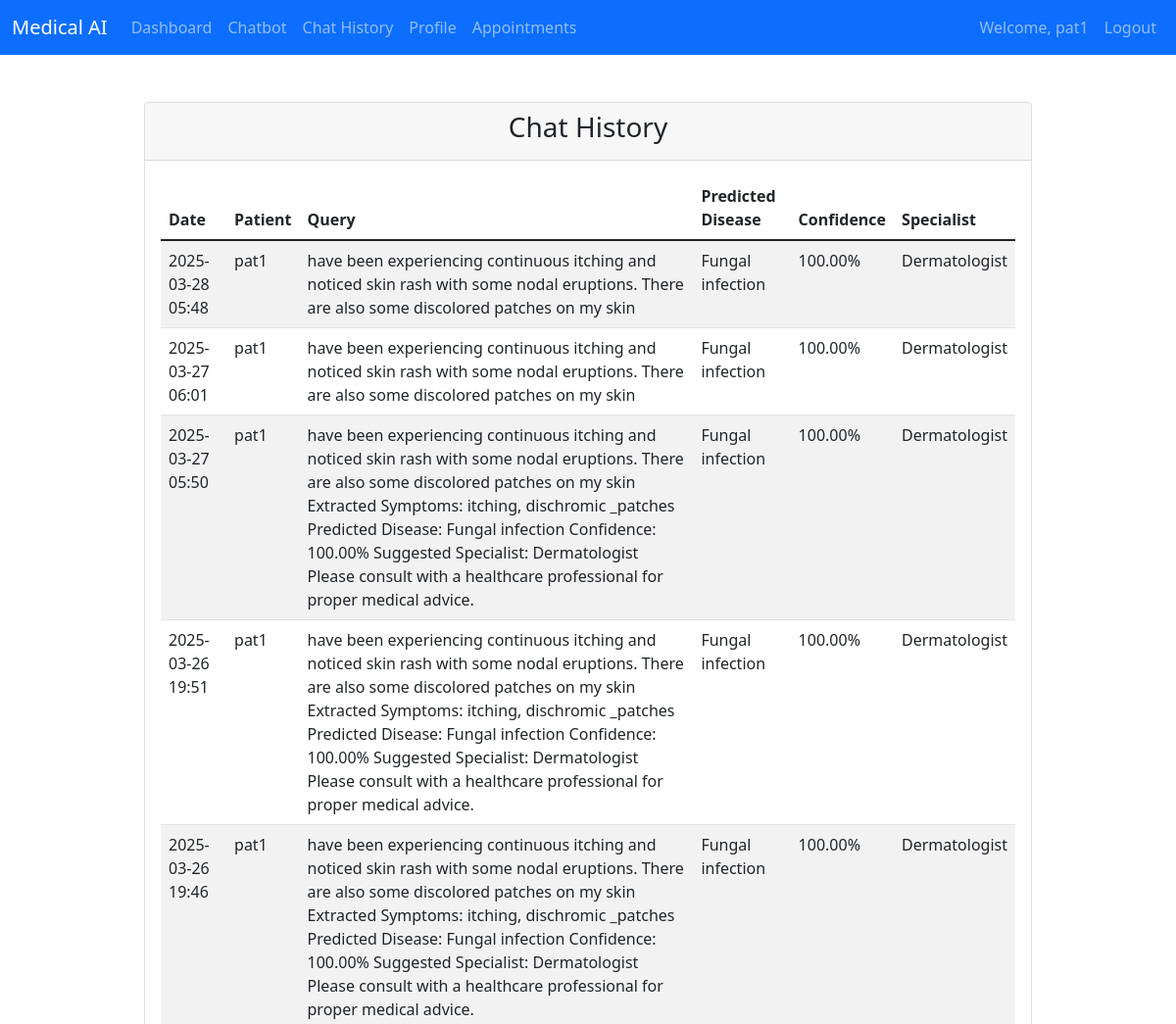
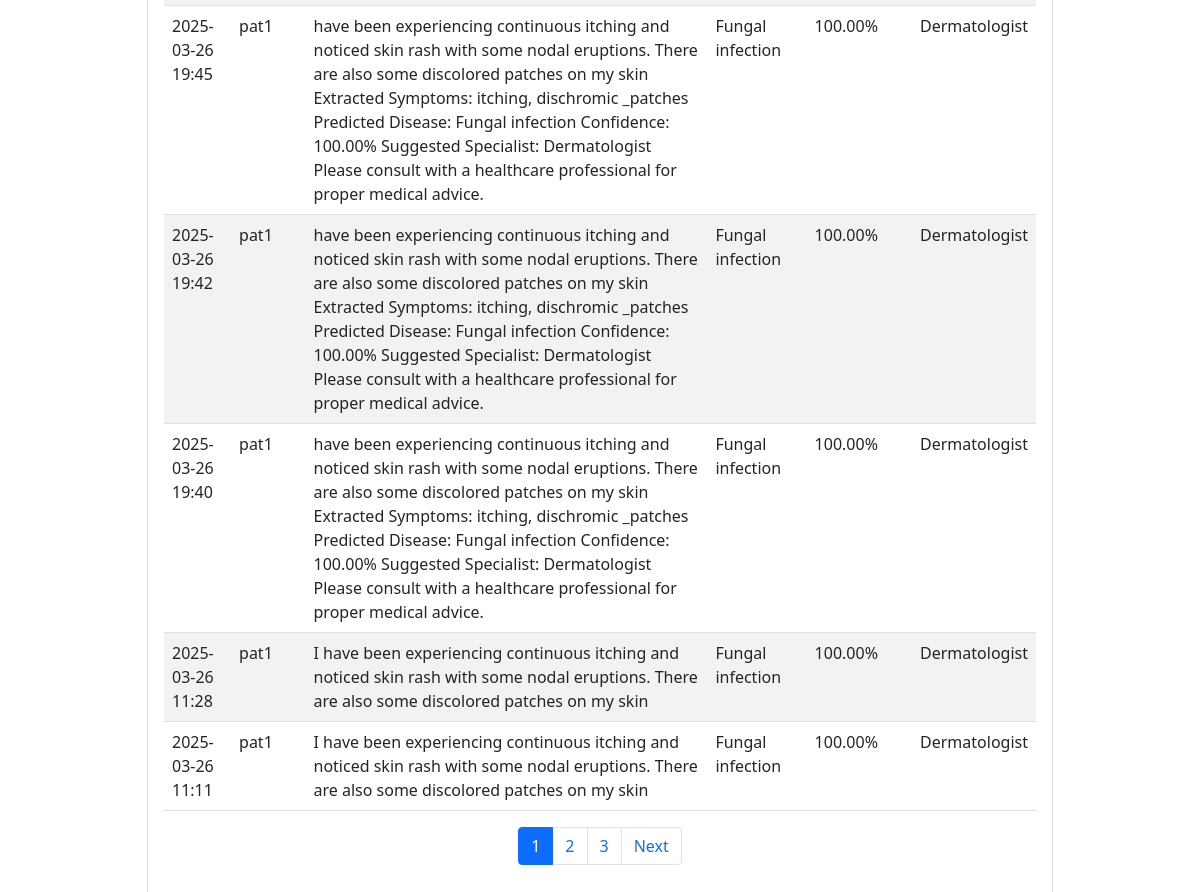
The app's page /chatbot/chat/history/ (signed in), older data (2 pictures, top to bottom).
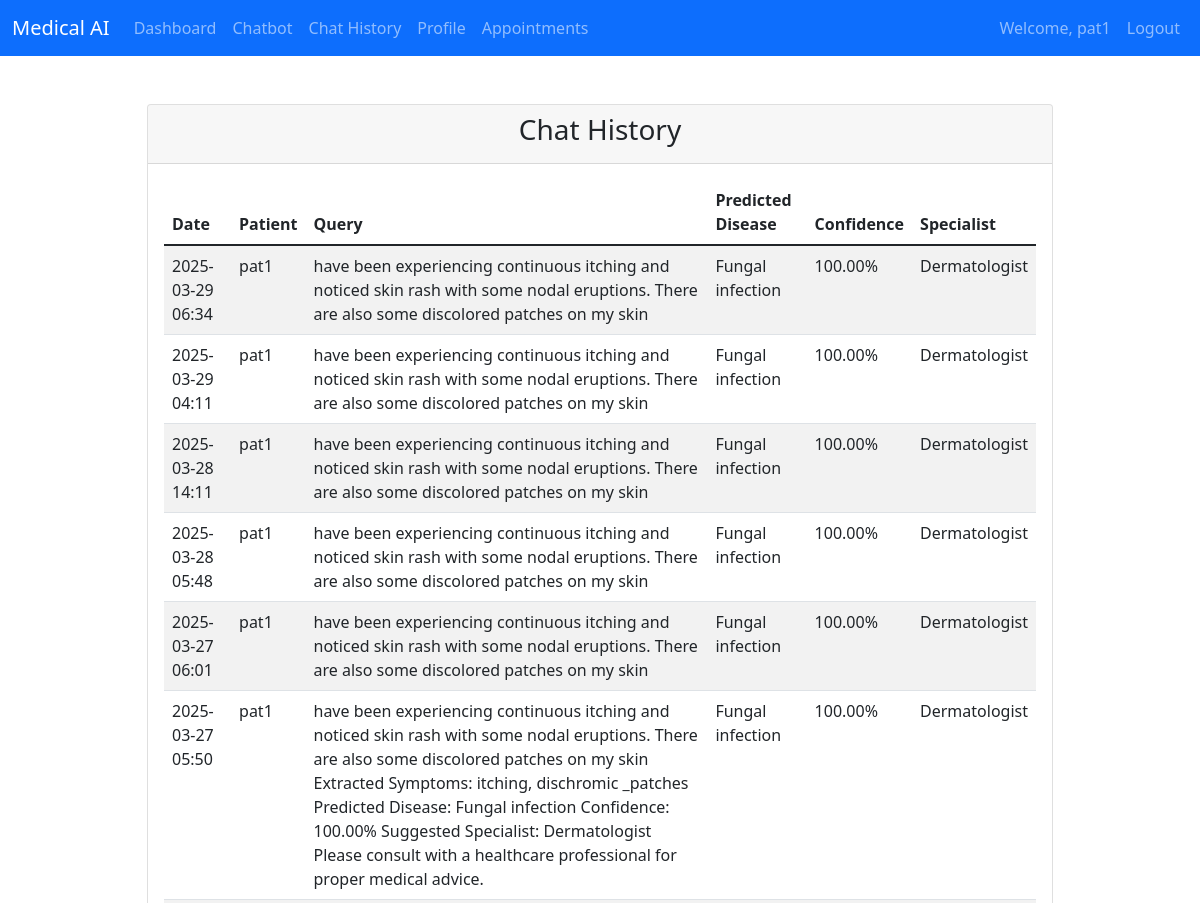
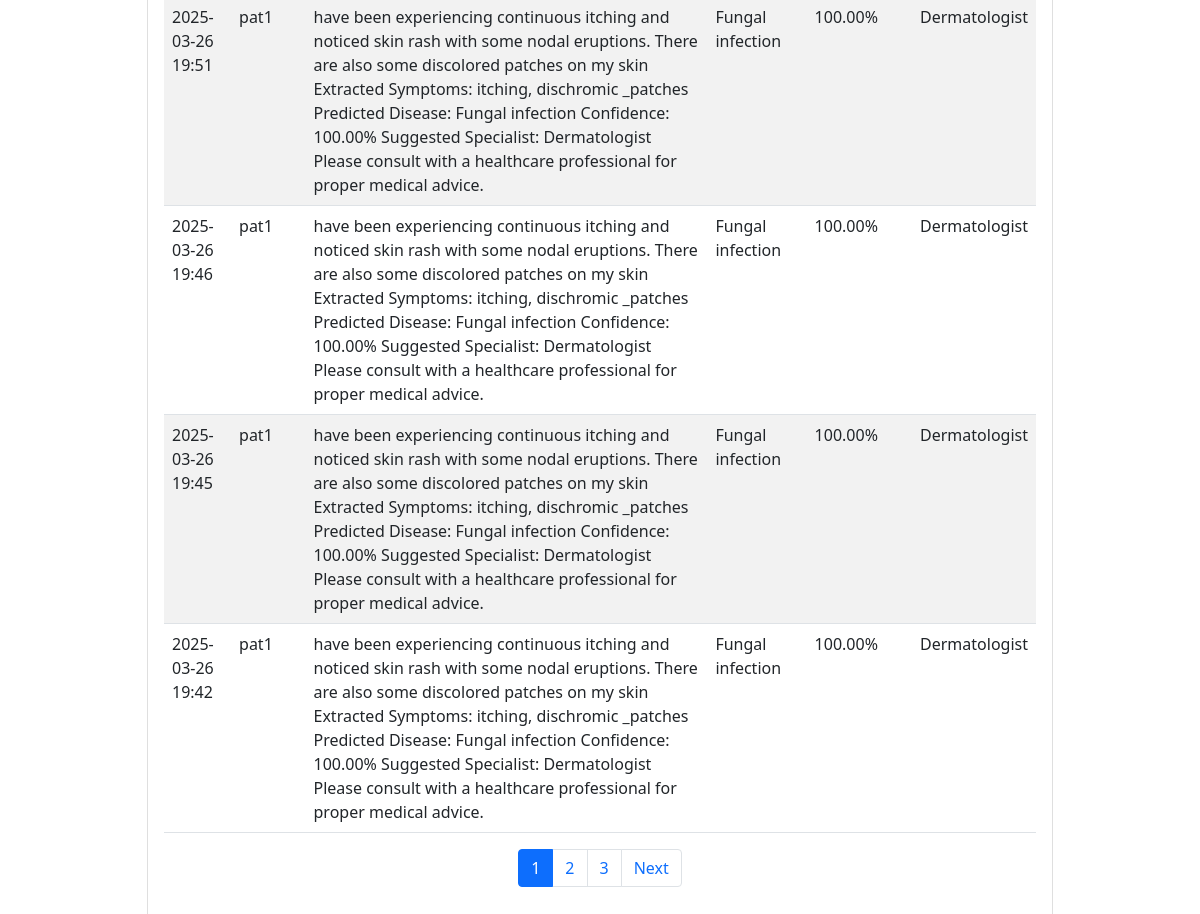
The same page, newer data (2 pictures, top to bottom).
### chatbot/models.py (models this page shows, shortened)
class ChatbotQuery(models.Model):
    patient = models.ForeignKey(Patient, on_delete=models.CASCADE)
    query = models.TextField()
    response = models.TextField()
    disease_predicted = models.CharField(max_length=100, null=True, blank=True)
    confidence_score = models.FloatField(null=True, blank=True)
    specialist_suggested = models.CharField(max_length=100, null=True, blank=True)
    created_at = models.DateTimeField(auto_now_add=True)
    class Meta:
        ordering = ['-created_at']

### patients/models.py (models this page shows, shortened)
class Patient(models.Model):
    user = models.OneToOneField(CustomUser, on_delete=models.CASCADE, related_name='patient')
    full_name = models.CharField(max_length=100)
    dob = models.DateField()
    age = models.IntegerField(null=True, blank=True)
    gender = models.CharField(
        max_length=6,
        choices=[('male', 'Male'), ('female', 'Female'), ('other', 'Other')],
        default='other'
    )
    contact_number = models.CharField(max_length=20)
    email = models.EmailField()
    address = models.TextField(null=True, blank=True)
    city = models.CharField(max_length=100, null=True, blank=True)
    state = models.CharField(max_length=100, null=True, blank=True)
    pincode = models.CharField(max_length=10, null=True, blank=True)
    blood_group = models.CharField(
        max_length=3,
        choices=[
            ('A+', 'A+'), ('A-', 'A-'),
            ('B+', 'B+'), ('B-', 'B-'),
            ('AB+', 'AB+'), ('AB-', 'AB-'),
            ('O+', 'O+'), ('O-', 'O-')
        ],
        null=True, blank=True, default='N/A'
    )
    height = models.DecimalField(
        max_digits=5,
        decimal_places=2,
        null=True,
        blank=True,
        validators=[MinValueValidator(0)]
    )
    weight = models.DecimalField(
        max_digits=5,
        decimal_places=2,
        null=True,
        blank=True,
        validators=[MinValueValidator(0)]
    )
    emergency_contact_name = models.CharField(max_length=100, null=True, blank=True)
    emergency_contact_relation = models.CharField(max_length=50, null=True, blank=True)
    emergency_contact_number = models.CharField(max_length=20, null=True, blank=True)
    medical_history = models.JSONField(
        null=True,
        blank=True,
        default=dict,
        help_text='Store medical conditions, surgeries, and medications in JSON format'
    )
    allergies = models.JSONField(
        null=True,
        blank=True,
        default=dict,
        help_text='Store food, medication, and environmental allergies in JSON format'
    )
    is_profile_complete = models.BooleanField(default=False)
    created_at = models.DateTimeField(auto_now_add=True)
    updated_at = models.DateTimeField(auto_now=True)
    class Meta:
        ordering = ['-created_at']
        verbose_name = 'Patient'
        verbose_name_plural = 'Patients'

### chatbot/views.py (the view)
# urls.py: path('chat/history/', views.chat_history, name='chat_history'),
@login_required
def chat_history(request):
    if not hasattr(request.user, 'patient'):
        return redirect('patient_profile_setup')
    queries = ChatbotQuery.objects.filter(patient=request.user.patient).order_by('-created_at')
    paginator = Paginator(queries, 10)
    page_number = request.GET.get('page')
    page_obj = paginator.get_page(page_number)
    return render(request, 'chatbot/chat_history.html', {
        'page_obj': page_obj
    })

### chatbot/templates/chatbot/chat_history.html (shortened to what this page needs)
{% extends 'base.html' %}
{% block content %}
<div class="container mt-5">
    <div class="row justify-content-center">
        <div class="col-md-10">
            <div class="card">
                <div class="card-header">
                    <h3 class="text-center">Chat History</h3>
                </div>
                <div class="card-body">
                    <div class="table-responsive">
                        <table class="table table-striped">
                            <thead>
                                <tr>
                                    <th>Date</th>
                                    <th>Patient</th>
                                    <th>Query</th>
                                    <th>Predicted Disease</th>
                                    <th>Confidence</th>
                                    <th>Specialist</th>
                                </tr>
                            </thead>
                            <tbody>
                                {% for query in page_obj %}
                                <tr>
                                    <td>{{ query.created_at|date:"Y-m-d H:i" }}</td>
                                    <td>{{ query.patient.full_name }}</td>
                                    <td>{{ query.query }}</td>
                                    <td>{{ query.disease_predicted }}</td>
                                    <td>{{ query.confidence_score|floatformat:2 }}%</td>
                                    <td>{{ query.specialist_suggested }}</td>
                                </tr>
                                {% endfor %}
                            </tbody>
                        </table>
                        {% if page_obj.paginator.num_pages > 1 %}
                        <nav aria-label="Page navigation">
                            <ul class="pagination justify-content-center">
                                {% for num in page_obj.paginator.page_range %}
                                <li class="page-item {% if page_obj.number == num %}active{% endif %}">
                                    <a class="page-link" href="?page={{ num }}">{{ num }}</a>
                                </li>
                                {% endfor %}
                                {% if page_obj.has_next %}
                                <li class="page-item"><a class="page-link" href="?page={{ page_obj.next_page_number }}">Next</a></li>
                                {% endif %}
                            </ul>
                        </nav>
                        {% endif %}
                    </div>
                </div>
            </div>
        </div>
    </div>
</div>
{% endblock %}

Row changes from the older to the newer data that the page shows:
no longer on this page (row unchanged): ChatbotQuery: created_at "2025-03-26 19:40", patient.full_name "pat1", query "have been experiencing continuous itching and noticed skin rash with some nodal eruptions. There are also some discolored patches on my skin Extracted Symptoms: itching, dischromic _patches Predicted Disease: Fungal infection Confidence: 100.00% Suggested Specialist: Dermatologist Please consult with a healthcare professional for proper medical advice.", disease_predicted "Fungal infection", confidence_score "100.00", specialist_suggested "Dermatologist"
no longer on this page (row unchanged): ChatbotQuery: created_at "2025-03-26 11:28", patient.full_name "pat1", query "I have been experiencing continuous itching and noticed skin rash with some nodal eruptions. There are also some discolored patches on my skin", disease_predicted "Fungal infection", confidence_score "100.00", specialist_suggested "Dermatologist"
no longer on this page (row unchanged): ChatbotQuery: created_at "2025-03-26 11:11", patient.full_name "pat1", query "I have been experiencing continuous itching and noticed skin rash with some nodal eruptions. There are also some discolored patches on my skin", disease_predicted "Fungal infection", confidence_score "100.00", specialist_suggested "Dermatologist"
added ChatbotQuery: created_at "2025-03-29 06:34", patient.full_name "pat1", query "have been experiencing continuous itching and noticed skin rash with some nodal eruptions. There are also some discolored patches on my skin", disease_predicted "Fungal infection", confidence_score "100.00", specialist_suggested "Dermatologist"
added ChatbotQuery: created_at "2025-03-29 04:11", patient.full_name "pat1", query "have been experiencing continuous itching and noticed skin rash with some nodal eruptions. There are also some discolored patches on my skin", disease_predicted "Fungal infection", confidence_score "100.00", specialist_suggested "Dermatologist"
added ChatbotQuery: created_at "2025-03-28 14:11", patient.full_name "pat1", query "have been experiencing continuous itching and noticed skin rash with some nodal eruptions. There are also some discolored patches on my skin", disease_predicted "Fungal infection", confidence_score "100.00", specialist_suggested "Dermatologist"
